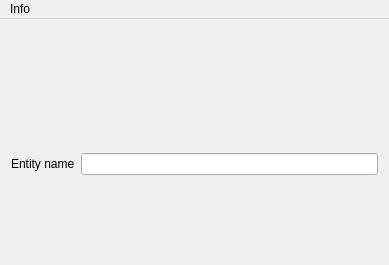
<?xml version="1.0" encoding="UTF-8"?>
<ui version="4.0">
 <class>MainWindow</class>
 <widget class="QMainWindow" name="MainWindow">
  <property name="geometry">
   <rect>
    <x>0</x>
    <y>0</y>
    <width>389</width>
    <height>265</height>
   </rect>
  </property>
  <property name="windowTitle">
   <string>MainWindow</string>
  </property>
  <widget class="QWidget" name="centralWidget">
   <layout class="QVBoxLayout" name="verticalLayout" stretch="1,1">
    <property name="spacing">
     <number>0</number>
    </property>
    <property name="sizeConstraint">
     <enum>QLayout::SetNoConstraint</enum>
    </property>
    <property name="leftMargin">
     <number>0</number>
    </property>
    <property name="topMargin">
     <number>0</number>
    </property>
    <property name="rightMargin">
     <number>0</number>
    </property>
    <property name="bottomMargin">
     <number>0</number>
    </property>
    <item>
     <widget class="QWidget" name="ribbon_widget" native="true">
      <property name="sizePolicy">
       <sizepolicy hsizetype="Preferred" vsizetype="Expanding">
        <horstretch>0</horstretch>
        <verstretch>0</verstretch>
       </sizepolicy>
      </property>
      <property name="minimumSize">
       <size>
        <width>0</width>
        <height>10</height>
       </size>
      </property>
      <property name="maximumSize">
       <size>
        <width>16777215</width>
        <height>150</height>
       </size>
      </property>
      <layout class="QVBoxLayout" name="verticalLayout_2"/>
     </widget>
    </item>
    <item>
     <widget class="QWidget" name="widget" native="true">
      <layout class="QGridLayout" name="gridLayout">
       <item row="0" column="1">
        <widget class="QLineEdit" name="entityName_lineEdit"/>
       </item>
       <item row="0" column="0">
        <widget class="QLabel" name="label">
         <property name="text">
          <string>Entity name</string>
         </property>
        </widget>
       </item>
       <item row="1" column="0">
        <spacer name="verticalSpacer">
         <property name="orientation">
          <enum>Qt::Vertical</enum>
         </property>
         <property name="sizeHint" stdset="0">
          <size>
           <width>20</width>
           <height>40</height>
          </size>
         </property>
        </spacer>
       </item>
      </layout>
     </widget>
    </item>
   </layout>
  </widget>
  <widget class="QMenuBar" name="menuBar">
   <property name="geometry">
    <rect>
     <x>0</x>
     <y>0</y>
     <width>389</width>
     <height>20</height>
    </rect>
   </property>
   <widget class="QMenu" name="menuInfo">
    <property name="title">
     <string>Info</string>
    </property>
    <addaction name="actionVersion"/>
   </widget>
   <addaction name="menuInfo"/>
  </widget>
  <action name="actionVersion">
   <property name="text">
    <string>Version</string>
   </property>
  </action>
 </widget>
 <layoutdefault spacing="6" margin="11"/>
 <resources/>
 <connections/>
</ui>
